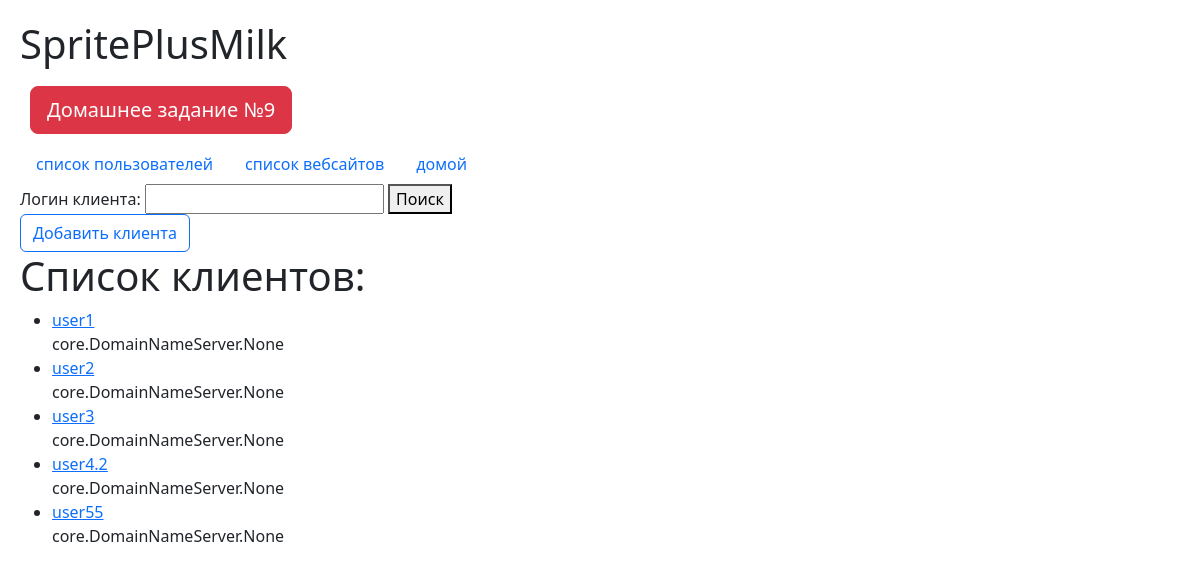
The page /cl_list on the database its author committed.
### core/models.py (models this page shows)
class Client(models.Model):
    login = models.CharField(max_length=30, null=False)
    password = models.CharField(max_length=30, null=False, blank=True)
    dns_server = models.ManyToManyField(DomainNameServer, blank=True) # доступные ДНС серверы

### core/views.py (the view)
# urls.py: path('cl_list', views.ClientsList.as_view(), name='cl_list'),
class ClientsList(ListView, TitleMixin):
    model = models.Client
    template_name = 'core/clients_list.html'
    context_object_name = 'clients'
    def get_queryset(self):
        client_login = self.request.GET.get('client_login')
        qset = models.Client.objects.all()
        if client_login:
            return qset.filter(login__icontains=client_login)
        return qset
    def get_context_data(self, **kwargs):
        context = super().get_context_data(**kwargs)
        context['form'] = forms.ClientSearch(self.request.GET)
        return context

### core/forms.py
class ClientSearch(forms.Form):
    def clean_client_login(self):
        login = list(self.cleaned_data['client_login'])
        if list(filter(lambda x: x in forbidden_characters, login)):
            raise forms.ValidationError(f'Имя не должно содержать символов {forbidden_characters}')
        return login
    client_login = forms.CharField(label='Логин клиента',required=False)

### core/templates/core/clients_list.html (shortened to what this page needs)
{% extends 'core/based.html'%}
{% block content%}
<form method="get">
  {{form}}
  <button type="submit">Поиск</button>
</form>
<a href="{% url 'core:cl_create' %}"><button type="submit" class="btn btn-outline-primary"> Добавить клиента</button></a>
<h1>Список клиентов:</h1>
<ul>
{% for client in clients %}
    <li><a href="{% url 'core:detail_cl' client.id %}">{{client.login}}</a> <br>
        <a>{{client.dns_server}}</a>
{% endfor %}
</ul>
{% endblock %}

### core/templates/core/based.html (shortened to what this page needs)
<!DOCTYPE html>
<html lang="en">
<head>
    <link href="https://cdn.jsdelivr.net/npm/bootstrap@5.3.0-alpha3/dist/css/bootstrap.min.css" rel="stylesheet">
</head>
<body>
    <h1>SpritePlusMilk</h1>
    <a id = "butn" tabindex="0" class="btn btn-lg btn-danger" role="button" data-bs-toggle="popover"
       data-bs-trigger="focus" data-bs-title="(づ ᴗ _ᴗ)づ"
       data-bs-content="1) реализовать поиск по полям модели в списке (у меня в списке вебсайтов)
       2) Разработать CVB для создания, обновления и удаления клиента, для каждого написать шаблон
       3)Разработать формы для CreateView и UpdateView, некоторые поля сделать обязательными, указать label, придумать варианты валидации полей">Домашнее задание №9</a>
    <nav class="nav">
  <a class="nav-link" href="{% url 'core:cl_list'%}">список пользователей</a>
  <a class="nav-link" href="{% url 'core:ws_list'%}">список вебсайтов</a>
  <a class="nav-link" href="{% url 'core:main_page'%}">домой</a>
</nav>
    {% block content %}
    {% endblock %}
</body>
</html>

### core/templates/core/based.html (style rules this page uses)
body { padding: 20px; }
#butn { margin: 10px; }

### rows shown on the page
Client: login "user1", dns_server "core.DomainNameServer.None"
Client: login "user2", dns_server "core.DomainNameServer.None"
Client: login "user3", dns_server "core.DomainNameServer.None"
Client: login "user4.2", dns_server "core.DomainNameServer.None"
Client: login "user55", dns_server "core.DomainNameServer.None"
